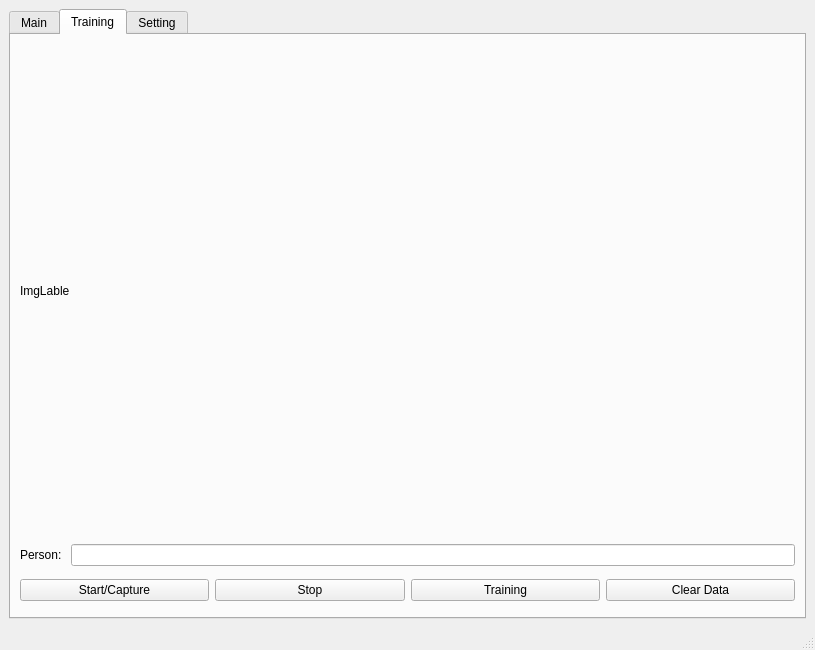
<?xml version="1.0" encoding="UTF-8"?>
<ui version="4.0">
 <class>MainWindow</class>
 <widget class="QMainWindow" name="MainWindow">
  <property name="geometry">
   <rect>
    <x>0</x>
    <y>0</y>
    <width>815</width>
    <height>650</height>
   </rect>
  </property>
  <property name="windowTitle">
   <string>MainWindow</string>
  </property>
  <widget class="QWidget" name="centralwidget">
   <layout class="QHBoxLayout" name="horizontalLayout">
    <item>
     <widget class="QTabWidget" name="tabWidget">
      <property name="currentIndex">
       <number>1</number>
      </property>
      <widget class="QWidget" name="mainTab">
       <attribute name="title">
        <string>Main</string>
       </attribute>
       <layout class="QVBoxLayout" name="verticalLayout" stretch="0,1">
        <item>
         <widget class="QLabel" name="mainImgLabel">
          <property name="minimumSize">
           <size>
            <width>640</width>
            <height>480</height>
           </size>
          </property>
          <property name="maximumSize">
           <size>
            <width>640</width>
            <height>480</height>
           </size>
          </property>
          <property name="text">
           <string>ImgLable</string>
          </property>
         </widget>
        </item>
        <item>
         <layout class="QHBoxLayout" name="horizontalLayout_2">
          <item>
           <widget class="QPushButton" name="mainStartButton">
            <property name="text">
             <string>Start</string>
            </property>
           </widget>
          </item>
          <item>
           <widget class="QPushButton" name="mainStopButton">
            <property name="text">
             <string>Stop</string>
            </property>
           </widget>
          </item>
         </layout>
        </item>
       </layout>
      </widget>
      <widget class="QWidget" name="trainingTab">
       <attribute name="title">
        <string>Training</string>
       </attribute>
       <layout class="QVBoxLayout" name="verticalLayout_5" stretch="0,0,0">
        <item>
         <widget class="QLabel" name="trainingImgLable">
          <property name="minimumSize">
           <size>
            <width>640</width>
            <height>480</height>
           </size>
          </property>
          <property name="maximumSize">
           <size>
            <width>640</width>
            <height>480</height>
           </size>
          </property>
          <property name="text">
           <string>ImgLable</string>
          </property>
         </widget>
        </item>
        <item>
         <layout class="QHBoxLayout" name="horizontalLayout_5" stretch="0,0">
          <item>
           <widget class="QLabel" name="trainingPersonLabel">
            <property name="text">
             <string>Person: </string>
            </property>
           </widget>
          </item>
          <item>
           <widget class="QLineEdit" name="personLineEdit"/>
          </item>
         </layout>
        </item>
        <item>
         <layout class="QHBoxLayout" name="horizontalLayout_4">
          <item>
           <widget class="QPushButton" name="trainingStartButton">
            <property name="text">
             <string>Start/Capture</string>
            </property>
           </widget>
          </item>
          <item>
           <widget class="QPushButton" name="trainingStopButton">
            <property name="text">
             <string>Stop</string>
            </property>
           </widget>
          </item>
          <item>
           <widget class="QPushButton" name="trainingTrainingButton">
            <property name="text">
             <string>Training</string>
            </property>
           </widget>
          </item>
          <item>
           <widget class="QPushButton" name="clearDataButton">
            <property name="text">
             <string>Clear Data</string>
            </property>
           </widget>
          </item>
         </layout>
        </item>
       </layout>
      </widget>
      <widget class="QWidget" name="settingTab">
       <attribute name="title">
        <string>Setting</string>
       </attribute>
       <layout class="QVBoxLayout" name="verticalLayout_2"/>
      </widget>
     </widget>
    </item>
   </layout>
  </widget>
  <widget class="QMenuBar" name="menubar">
   <property name="geometry">
    <rect>
     <x>0</x>
     <y>0</y>
     <width>815</width>
     <height>22</height>
    </rect>
   </property>
  </widget>
  <widget class="QStatusBar" name="statusbar"/>
 </widget>
 <resources/>
 <connections/>
</ui>
